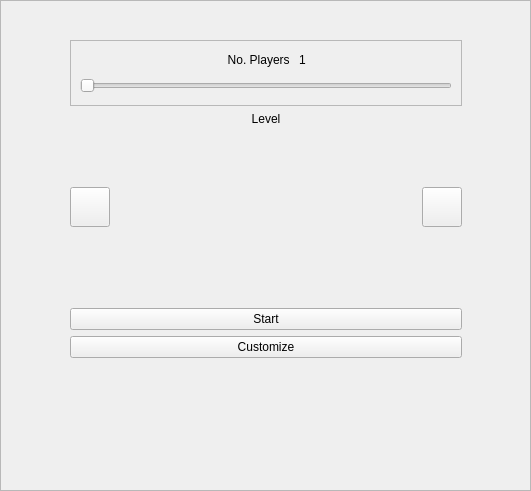
   <widget class="QFrame" name="frame_start">
    <property name="geometry">
     <rect>
      <x>300</x>
      <y>20</y>
      <width>531</width>
      <height>491</height>
     </rect>
    </property>
    <property name="frameShape">
     <enum>QFrame::StyledPanel</enum>
    </property>
    <property name="frameShadow">
     <enum>QFrame::Raised</enum>
    </property>
    <layout class="QHBoxLayout" name="horizontalLayout_6">
     <item>
      <spacer name="horizontalSpacer_7">
       <property name="orientation">
        <enum>Qt::Horizontal</enum>
       </property>
       <property name="sizeHint" stdset="0">
        <size>
         <width>40</width>
         <height>20</height>
        </size>
       </property>
      </spacer>
     </item>
     <item>
      <spacer name="horizontalSpacer_22">
       <property name="orientation">
        <enum>Qt::Horizontal</enum>
       </property>
       <property name="sizeType">
        <enum>QSizePolicy::MinimumExpanding</enum>
       </property>
       <property name="sizeHint" stdset="0">
        <size>
         <width>0</width>
         <height>0</height>
        </size>
       </property>
      </spacer>
     </item>
     <item>
      <layout class="QVBoxLayout" name="verticalLayout_3">
       <item>
        <spacer name="verticalSpacer_10">
         <property name="orientation">
          <enum>Qt::Vertical</enum>
         </property>
         <property name="sizeHint" stdset="0">
          <size>
           <width>20</width>
           <height>40</height>
          </size>
         </property>
        </spacer>
       </item>
       <item>
        <widget class="QFrame" name="frame_menu_2">
         <property name="frameShape">
          <enum>QFrame::StyledPanel</enum>
         </property>
         <property name="frameShadow">
          <enum>QFrame::Raised</enum>
         </property>
         <layout class="QHBoxLayout" name="horizontalLayout_4">
          <item>
           <layout class="QVBoxLayout" name="verticalLayout_2">
            <item>
             <layout class="QHBoxLayout" name="horizontalLayout_11">
              <item>
               <spacer name="horizontalSpacer_3">
                <property name="orientation">
                 <enum>Qt::Horizontal</enum>
                </property>
                <property name="sizeHint" stdset="0">
                 <size>
                  <width>40</width>
                  <height>20</height>
                 </size>
                </property>
               </spacer>
              </item>
              <item>
               <widget class="QLabel" name="label_2">
                <property name="text">
                 <string>No. Players </string>
                </property>
                <property name="alignment">
                 <set>Qt::AlignRight|Qt::AlignTrailing|Qt::AlignVCenter</set>
                </property>
               </widget>
              </item>
              <item>
               <widget class="QLabel" name="label_7">
                <property name="text">
                 <string>1</string>
                </property>
                <property name="alignment">
                 <set>Qt::AlignLeading|Qt::AlignLeft|Qt::AlignVCenter</set>
                </property>
               </widget>
              </item>
              <item>
               <spacer name="horizontalSpacer_4">
                <property name="orientation">
                 <enum>Qt::Horizontal</enum>
                </property>
                <property name="sizeHint" stdset="0">
                 <size>
                  <width>40</width>
                  <height>20</height>
                 </size>
                </property>
               </spacer>
              </item>
             </layout>
            </item>
            <item>
             <widget class="QSlider" name="horizontalSlider_numPlayers">
              <property name="minimumSize">
               <size>
                <width>0</width>
                <height>20</height>
               </size>
              </property>
              <property name="minimum">
               <number>1</number>
              </property>
              <property name="maximum">
               <number>9</number>
              </property>
              <property name="pageStep">
               <number>1</number>
              </property>
              <property name="orientation">
               <enum>Qt::Horizontal</enum>
              </property>
             </widget>
            </item>
           </layout>
          </item>
         </layout>
        </widget>
       </item>
       <item>
        <layout class="QVBoxLayout" name="verticalLayout_4">
         <item>
          <widget class="QLabel" name="label_4">
           <property name="text">
            <string>Level</string>
           </property>
           <property name="alignment">
            <set>Qt::AlignCenter</set>
           </property>
          </widget>
         </item>
         <item>
          <layout class="QHBoxLayout" name="horizontalLayout">
           <item>
            <widget class="QPushButton" name="pushButton_level_arrow">
             <property name="maximumSize">
              <size>
               <width>40</width>
               <height>40</height>
              </size>
             </property>
             <property name="styleSheet">
              <string notr="true">QPushButton
{
	border-image: url(:/xkill/images/buttons/arrow_left.png);
}

QPushButton:hover
{
	border-image: url(:/xkill/images/buttons/arrow_left_selected.png);
}</string>
             </property>
             <property name="text">
              <string/>
             </property>
             <property name="iconSize">
              <size>
               <width>16</width>
               <height>16</height>
              </size>
             </property>
            </widget>
           </item>
           <item>
            <widget class="QLabel" name="label_3">
             <property name="minimumSize">
              <size>
               <width>300</width>
               <height>150</height>
              </size>
             </property>
             <property name="maximumSize">
              <size>
               <width>300</width>
               <height>150</height>
              </size>
             </property>
             <property name="text">
              <string/>
             </property>
             <property name="pixmap">
              <pixmap resource="xkill.qrc">:/xkill/images/icons/levels/arena1.png</pixmap>
             </property>
             <property name="scaledContents">
              <bool>true</bool>
             </property>
            </widget>
           </item>
           <item>
            <widget class="QPushButton" name="pushButton_13">
             <property name="maximumSize">
              <size>
               <width>40</width>
               <height>40</height>
              </size>
             </property>
             <property name="styleSheet">
              <string notr="true">QPushButton
{
	border-image: url(:/xkill/images/buttons/arrow_right.png);
}

QPushButton:hover
{
	border-image: url(:/xkill/images/buttons/arrow_right_selected.png);
}</string>
             </property>
             <property name="text">
              <string/>
             </property>
             <property name="iconSize">
              <size>
               <width>16</width>
               <height>16</height>
              </size>
             </property>
            </widget>
           </item>
          </layout>
         </item>
        </layout>
       </item>
       <item>
        <spacer name="horizontalSpacer_17">
         <property name="orientation">
          <enum>Qt::Horizontal</enum>
         </property>
         <property name="sizeHint" stdset="0">
          <size>
           <width>40</width>
           <height>20</height>
          </size>
         </property>
        </spacer>
       </item>
       <item>
        <layout class="QHBoxLayout" name="horizontalLayout_2">
         <item>
          <widget class="QPushButton" name="pushButton_startgame">
           <property name="styleSheet">
            <string notr="true"/>
           </property>
           <property name="text">
            <string>Start</string>
           </property>
           <property name="iconSize">
            <size>
             <width>16</width>
             <height>16</height>
            </size>
           </property>
          </widget>
         </item>
        </layout>
       </item>
       <item>
        <widget class="QPushButton" name="pushButton_customize">
         <property name="styleSheet">
          <string notr="true"/>
         </property>
         <property name="text">
          <string>Customize</string>
         </property>
         <property name="iconSize">
          <size>
           <width>16</width>
           <height>16</height>
          </size>
         </property>
        </widget>
       </item>
       <item>
        <spacer name="verticalSpacer">
         <property name="orientation">
          <enum>Qt::Vertical</enum>
         </property>
         <property name="sizeHint" stdset="0">
          <size>
           <width>388</width>
           <height>133</height>
          </size>
         </property>
        </spacer>
       </item>
      </layout>
     </item>
     <item>
      <spacer name="horizontalSpacer_8">
       <property name="orientation">
        <enum>Qt::Horizontal</enum>
       </property>
       <property name="sizeHint" stdset="0">
        <size>
         <width>40</width>
         <height>20</height>
        </size>
       </property>
      </spacer>
     </item>
     <item>
      <spacer name="horizontalSpacer_21">
       <property name="orientation">
        <enum>Qt::Horizontal</enum>
       </property>
       <property name="sizeType">
        <enum>QSizePolicy::MinimumExpanding</enum>
       </property>
       <property name="sizeHint" stdset="0">
        <size>
         <width>0</width>
         <height>0</height>
        </size>
       </property>
      </spacer>
     </item>
    </layout>
   </widget>
